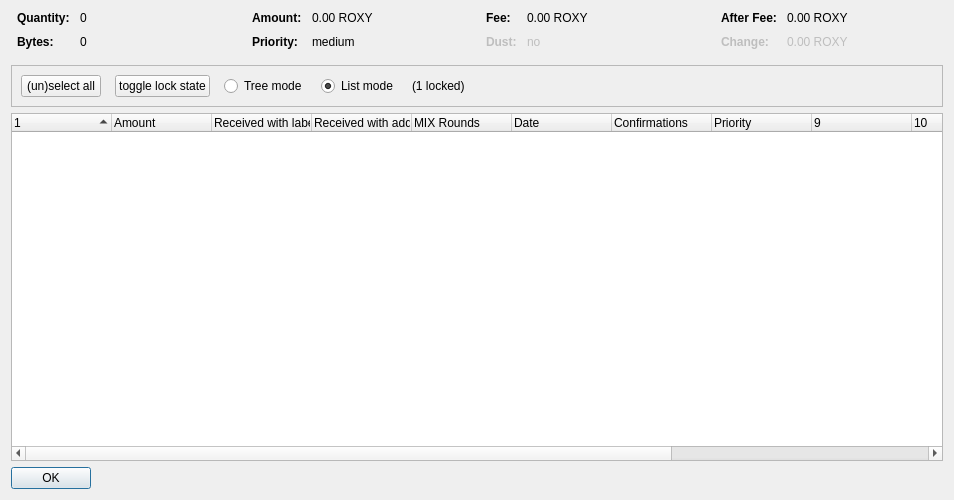
<?xml version="1.0" encoding="UTF-8"?>
<ui version="4.0">
 <class>CoinControlDialog</class>
 <widget class="QDialog" name="CoinControlDialog">
  <property name="geometry">
   <rect>
    <x>0</x>
    <y>0</y>
    <width>954</width>
    <height>500</height>
   </rect>
  </property>
  <property name="windowTitle">
   <string>Coin Selection</string>
  </property>
  <layout class="QVBoxLayout" name="verticalLayout">
   <item>
    <layout class="QHBoxLayout" name="horizontalLayoutTop" stretch="0,0,0,0">
     <property name="topMargin">
      <number>0</number>
     </property>
     <property name="bottomMargin">
      <number>10</number>
     </property>
     <item>
      <layout class="QFormLayout" name="formLayoutCoinControl1">
       <property name="horizontalSpacing">
        <number>10</number>
       </property>
       <property name="verticalSpacing">
        <number>10</number>
       </property>
       <property name="leftMargin">
        <number>6</number>
       </property>
       <property name="rightMargin">
        <number>6</number>
       </property>
       <item row="0" column="0">
        <widget class="QLabel" name="labelCoinControlQuantityText">
         <property name="font">
          <font>
           <weight>75</weight>
           <bold>true</bold>
          </font>
         </property>
         <property name="text">
          <string>Quantity:</string>
         </property>
        </widget>
       </item>
       <item row="0" column="1">
        <widget class="QLabel" name="labelCoinControlQuantity">
         <property name="cursor">
          <cursorShape>IBeamCursor</cursorShape>
         </property>
         <property name="contextMenuPolicy">
          <enum>Qt::ActionsContextMenu</enum>
         </property>
         <property name="text">
          <string notr="true">0</string>
         </property>
         <property name="textInteractionFlags">
          <set>Qt::LinksAccessibleByMouse|Qt::TextSelectableByKeyboard|Qt::TextSelectableByMouse</set>
         </property>
        </widget>
       </item>
       <item row="1" column="0">
        <widget class="QLabel" name="labelCoinControlBytesText">
         <property name="font">
          <font>
           <weight>75</weight>
           <bold>true</bold>
          </font>
         </property>
         <property name="text">
          <string>Bytes:</string>
         </property>
        </widget>
       </item>
       <item row="1" column="1">
        <widget class="QLabel" name="labelCoinControlBytes">
         <property name="cursor">
          <cursorShape>IBeamCursor</cursorShape>
         </property>
         <property name="contextMenuPolicy">
          <enum>Qt::ActionsContextMenu</enum>
         </property>
         <property name="text">
          <string notr="true">0</string>
         </property>
         <property name="textInteractionFlags">
          <set>Qt::LinksAccessibleByMouse|Qt::TextSelectableByKeyboard|Qt::TextSelectableByMouse</set>
         </property>
        </widget>
       </item>
      </layout>
     </item>
     <item>
      <layout class="QFormLayout" name="formLayoutCoinControl2">
       <property name="horizontalSpacing">
        <number>10</number>
       </property>
       <property name="verticalSpacing">
        <number>10</number>
       </property>
       <property name="leftMargin">
        <number>6</number>
       </property>
       <property name="rightMargin">
        <number>6</number>
       </property>
       <item row="0" column="0">
        <widget class="QLabel" name="labelCoinControlAmountText">
         <property name="font">
          <font>
           <weight>75</weight>
           <bold>true</bold>
          </font>
         </property>
         <property name="text">
          <string>Amount:</string>
         </property>
        </widget>
       </item>
       <item row="0" column="1">
        <widget class="QLabel" name="labelCoinControlAmount">
         <property name="cursor">
          <cursorShape>IBeamCursor</cursorShape>
         </property>
         <property name="contextMenuPolicy">
          <enum>Qt::ActionsContextMenu</enum>
         </property>
         <property name="text">
          <string notr="true">0.00 ROXY</string>
         </property>
         <property name="textInteractionFlags">
          <set>Qt::LinksAccessibleByMouse|Qt::TextSelectableByKeyboard|Qt::TextSelectableByMouse</set>
         </property>
        </widget>
       </item>
       <item row="1" column="0">
        <widget class="QLabel" name="labelCoinControlPriorityText">
         <property name="font">
          <font>
           <weight>75</weight>
           <bold>true</bold>
          </font>
         </property>
         <property name="text">
          <string>Priority:</string>
         </property>
        </widget>
       </item>
       <item row="1" column="1">
        <widget class="QLabel" name="labelCoinControlPriority">
         <property name="cursor">
          <cursorShape>IBeamCursor</cursorShape>
         </property>
         <property name="contextMenuPolicy">
          <enum>Qt::ActionsContextMenu</enum>
         </property>
         <property name="text">
          <string>medium</string>
         </property>
         <property name="textInteractionFlags">
          <set>Qt::LinksAccessibleByMouse|Qt::TextSelectableByKeyboard|Qt::TextSelectableByMouse</set>
         </property>
        </widget>
       </item>
      </layout>
     </item>
     <item>
      <layout class="QFormLayout" name="formLayoutCoinControl3">
       <property name="horizontalSpacing">
        <number>10</number>
       </property>
       <property name="verticalSpacing">
        <number>10</number>
       </property>
       <property name="leftMargin">
        <number>6</number>
       </property>
       <property name="rightMargin">
        <number>6</number>
       </property>
       <item row="0" column="0">
        <widget class="QLabel" name="labelCoinControlFeeText">
         <property name="font">
          <font>
           <weight>75</weight>
           <bold>true</bold>
          </font>
         </property>
         <property name="text">
          <string>Fee:</string>
         </property>
        </widget>
       </item>
       <item row="0" column="1">
        <widget class="QLabel" name="labelCoinControlFee">
         <property name="cursor">
          <cursorShape>IBeamCursor</cursorShape>
         </property>
         <property name="contextMenuPolicy">
          <enum>Qt::ActionsContextMenu</enum>
         </property>
         <property name="text">
          <string notr="true">0.00 ROXY</string>
         </property>
         <property name="textInteractionFlags">
          <set>Qt::LinksAccessibleByMouse|Qt::TextSelectableByKeyboard|Qt::TextSelectableByMouse</set>
         </property>
        </widget>
       </item>
       <item row="1" column="0">
        <widget class="QLabel" name="labelCoinControlLowOutputText">
         <property name="enabled">
          <bool>false</bool>
         </property>
         <property name="font">
          <font>
           <weight>75</weight>
           <bold>true</bold>
          </font>
         </property>
         <property name="text">
          <string>Dust:</string>
         </property>
        </widget>
       </item>
       <item row="1" column="1">
        <widget class="QLabel" name="labelCoinControlLowOutput">
         <property name="enabled">
          <bool>false</bool>
         </property>
         <property name="cursor">
          <cursorShape>IBeamCursor</cursorShape>
         </property>
         <property name="contextMenuPolicy">
          <enum>Qt::ActionsContextMenu</enum>
         </property>
         <property name="text">
          <string>no</string>
         </property>
         <property name="textInteractionFlags">
          <set>Qt::LinksAccessibleByMouse|Qt::TextSelectableByKeyboard|Qt::TextSelectableByMouse</set>
         </property>
        </widget>
       </item>
      </layout>
     </item>
     <item>
      <layout class="QFormLayout" name="formLayoutCoinControl4">
       <property name="horizontalSpacing">
        <number>10</number>
       </property>
       <property name="verticalSpacing">
        <number>10</number>
       </property>
       <property name="leftMargin">
        <number>6</number>
       </property>
       <property name="rightMargin">
        <number>6</number>
       </property>
       <item row="0" column="0">
        <widget class="QLabel" name="labelCoinControlAfterFeeText">
         <property name="font">
          <font>
           <weight>75</weight>
           <bold>true</bold>
          </font>
         </property>
         <property name="text">
          <string>After Fee:</string>
         </property>
        </widget>
       </item>
       <item row="0" column="1">
        <widget class="QLabel" name="labelCoinControlAfterFee">
         <property name="cursor">
          <cursorShape>IBeamCursor</cursorShape>
         </property>
         <property name="contextMenuPolicy">
          <enum>Qt::ActionsContextMenu</enum>
         </property>
         <property name="text">
          <string notr="true">0.00 ROXY</string>
         </property>
         <property name="textInteractionFlags">
          <set>Qt::LinksAccessibleByMouse|Qt::TextSelectableByKeyboard|Qt::TextSelectableByMouse</set>
         </property>
        </widget>
       </item>
       <item row="1" column="0">
        <widget class="QLabel" name="labelCoinControlChangeText">
         <property name="enabled">
          <bool>false</bool>
         </property>
         <property name="font">
          <font>
           <weight>75</weight>
           <bold>true</bold>
          </font>
         </property>
         <property name="text">
          <string>Change:</string>
         </property>
        </widget>
       </item>
       <item row="1" column="1">
        <widget class="QLabel" name="labelCoinControlChange">
         <property name="enabled">
          <bool>false</bool>
         </property>
         <property name="cursor">
          <cursorShape>IBeamCursor</cursorShape>
         </property>
         <property name="contextMenuPolicy">
          <enum>Qt::ActionsContextMenu</enum>
         </property>
         <property name="text">
          <string notr="true">0.00 ROXY</string>
         </property>
         <property name="textInteractionFlags">
          <set>Qt::LinksAccessibleByMouse|Qt::TextSelectableByKeyboard|Qt::TextSelectableByMouse</set>
         </property>
        </widget>
       </item>
      </layout>
     </item>
    </layout>
   </item>
   <item>
    <widget class="QFrame" name="frame">
     <property name="minimumSize">
      <size>
       <width>0</width>
       <height>40</height>
      </size>
     </property>
     <property name="frameShape">
      <enum>QFrame::StyledPanel</enum>
     </property>
     <property name="frameShadow">
      <enum>QFrame::Sunken</enum>
     </property>
     <layout class="QHBoxLayout" name="horizontalLayout">
      <item>
       <layout class="QHBoxLayout" name="horizontalLayoutPanel" stretch="0,0,0,0,0,0">
        <property name="spacing">
         <number>14</number>
        </property>
        <item>
         <widget class="QPushButton" name="pushButtonSelectAll">
          <property name="sizePolicy">
           <sizepolicy hsizetype="Maximum" vsizetype="Fixed">
            <horstretch>0</horstretch>
            <verstretch>0</verstretch>
           </sizepolicy>
          </property>
          <property name="text">
           <string>(un)select all</string>
          </property>
          <property name="autoDefault">
           <bool>false</bool>
          </property>
         </widget>
        </item>
        <item>
         <widget class="QPushButton" name="pushButtonToggleLock">
          <property name="sizePolicy">
           <sizepolicy hsizetype="Maximum" vsizetype="Fixed">
            <horstretch>0</horstretch>
            <verstretch>0</verstretch>
           </sizepolicy>
          </property>
          <property name="text">
           <string>toggle lock state</string>
          </property>
          <property name="autoDefault">
           <bool>false</bool>
          </property>
         </widget>
        </item>
        <item>
         <widget class="QRadioButton" name="radioTreeMode">
          <property name="sizePolicy">
           <sizepolicy hsizetype="Maximum" vsizetype="Fixed">
            <horstretch>0</horstretch>
            <verstretch>0</verstretch>
           </sizepolicy>
          </property>
          <property name="text">
           <string>Tree mode</string>
          </property>
         </widget>
        </item>
        <item>
         <widget class="QRadioButton" name="radioListMode">
          <property name="sizePolicy">
           <sizepolicy hsizetype="Maximum" vsizetype="Fixed">
            <horstretch>0</horstretch>
            <verstretch>0</verstretch>
           </sizepolicy>
          </property>
          <property name="text">
           <string>List mode</string>
          </property>
          <property name="checked">
           <bool>true</bool>
          </property>
         </widget>
        </item>
        <item>
         <widget class="QLabel" name="labelLocked">
          <property name="text">
           <string>(1 locked)</string>
          </property>
         </widget>
        </item>
        <item>
         <spacer name="horizontalSpacer">
          <property name="orientation">
           <enum>Qt::Horizontal</enum>
          </property>
          <property name="sizeHint" stdset="0">
           <size>
            <width>40</width>
            <height>20</height>
           </size>
          </property>
         </spacer>
        </item>
       </layout>
      </item>
     </layout>
    </widget>
   </item>
   <item>
    <widget class="CoinControlTreeWidget" name="treeWidget">
     <property name="contextMenuPolicy">
      <enum>Qt::CustomContextMenu</enum>
     </property>
     <property name="sortingEnabled">
      <bool>false</bool>
     </property>
     <property name="columnCount">
      <number>13</number>
     </property>
     <attribute name="headerShowSortIndicator" stdset="0">
      <bool>true</bool>
     </attribute>
     <attribute name="headerStretchLastSection">
      <bool>false</bool>
     </attribute>
     <column>
      <property name="text">
       <string/>
      </property>
     </column>
     <column>
      <property name="text">
       <string>Amount</string>
      </property>
     </column>
     <column>
      <property name="text">
       <string>Received with label</string>
      </property>
     </column>
     <column>
      <property name="text">
       <string>Received with address</string>
      </property>
     </column>
     <column>
      <property name="text">
       <string>MIX Rounds</string>
      </property>
     </column>
     <column>
      <property name="text">
       <string>Date</string>
      </property>
     </column>
     <column>
      <property name="text">
       <string>Confirmations</string>
      </property>
      <property name="toolTip">
       <string>Confirmed</string>
      </property>
     </column>
     <column>
      <property name="text">
       <string>Priority</string>
      </property>
     </column>
     <column>
      <property name="text">
       <string/>
      </property>
     </column>
     <column>
      <property name="text">
       <string/>
      </property>
     </column>
     <column>
      <property name="text">
       <string/>
      </property>
     </column>
     <column>
      <property name="text">
       <string/>
      </property>
     </column>
     <column>
      <property name="text">
       <string/>
      </property>
     </column>
    </widget>
   </item>
   <item>
    <widget class="QDialogButtonBox" name="buttonBox">
     <property name="sizePolicy">
      <sizepolicy hsizetype="Maximum" vsizetype="Fixed">
       <horstretch>0</horstretch>
       <verstretch>0</verstretch>
      </sizepolicy>
     </property>
     <property name="orientation">
      <enum>Qt::Horizontal</enum>
     </property>
     <property name="standardButtons">
      <set>QDialogButtonBox::Ok</set>
     </property>
    </widget>
   </item>
  </layout>
 </widget>
 <customwidgets>
  <customwidget>
   <class>CoinControlTreeWidget</class>
   <extends>QTreeWidget</extends>
   <header>coincontroltreewidget.h</header>
  </customwidget>
 </customwidgets>
 <resources/>
 <connections/>
</ui>
